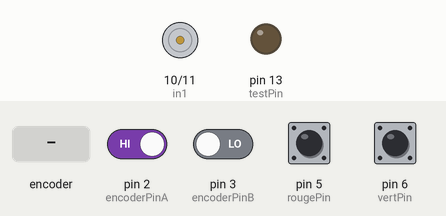
Recording of a sketch running on a simulated Arduino Uno, built with avr-gcc and run on an emulated ATmega328P. Parts: motor-driver pin pairs drawn as motors (green arrow = first pin HIGH = forward, orange = second pin HIGH = backward, longer = more drive, scaled by the enable pin), output pins drawn as LEDs (lit = HIGH). Inputs (shaded band) come from the test bench; at power-on: pin 2 (encoderPinA), pin 5 (rougePin), pin 6 (vertPin) HIGH, pin 3 (encoderPinB) LOW.

Above: at 1.2 s.
1.3 s: rotary encoder on pin 2 (encoderPinA) / pin 3 (encoderPinB) turned 3 steps (first pin leading)
At 2.5 s:
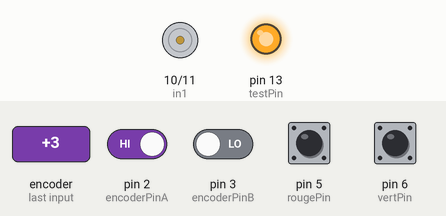
3.4 s: pin 5 (rougePin) pulled LOW for 0.15 s
At 3.47 s:
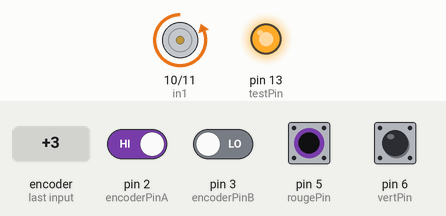
5.0 s: pin 6 (vertPin) pulled LOW for 0.15 s
At 5.07 s:
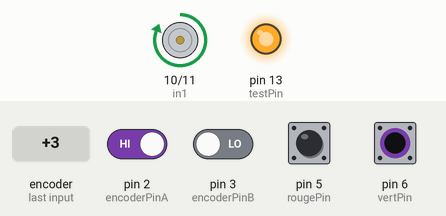
6.6 s: pin 6 (vertPin) pulled LOW for 3.2 s
At 10.8 s:
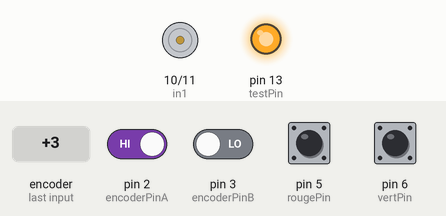
11.3 s: pin 5 (rougePin) pulled LOW for 3.2 s
At 11.9 s:
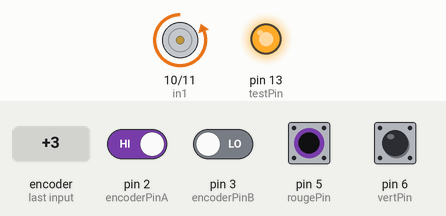
Timing chart, 0 to 16.0 s (numbered marks = the images above; inputs shaded):
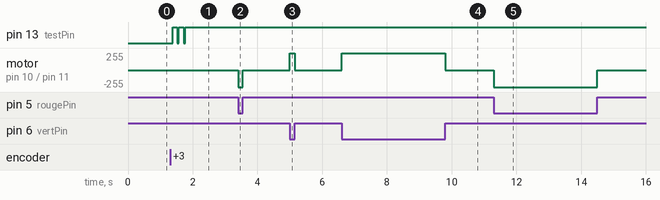

The sketch:

manuel.ino
```cpp
/* -------------------------------------------------------------------------------------------------------------------------
  Pilotage moteur DC avec 2 boutons et un potentiometre

  Le bouton de gauche (rouge) fait tourner le moteur dans un sens, l'autre bouton (vert) dans l'autre sens
  Le potentiomètre permet de régler la vitesse
  Deux ILS gèrent les fin de course (interrupteur NC, ferme, donc 0, car connecte à GND par defaut)
  Le homing se fait sur l'ILS gauche


  Test en cours des interruptions pour récpérer les informations des codeurs du moteur

  ----------------------------------------------------------------------------------------------------------------------------*/


// Connexion du driver moteur L298N aux broches numeriques Arduino
const int enA          =  9;      // Pin PWM enable
const int in1          =  10;     // Pin Moteur 1
const int in2          =  11;     // Pin Moteur 2

const int encoderPinA  =   2;     // Broche signal codeur A
const int encoderPinB  =   3;     // Broche signal codeur B
const int rougePin     =   5;     // Broche signal bouton rouge
const int vertPin      =   6;     // Broche signal bouton vert
int rougeState         =   1;     // Variable de status du bouton rouge
int vertState          =   1;     // Variable de status du bouton vert

int testPin = 13;
int vitesse            =   0;     // Vitesse lue sur le potentiometre

int stateA = 0;
int stateB = 0;
void setup() {


  pinMode(enA,      OUTPUT);
  pinMode(in1,      OUTPUT);
  pinMode(in2,      OUTPUT);

  pinMode(encoderPinA,  INPUT);
  pinMode(encoderPinB,  INPUT);

  pinMode(rougePin, INPUT);
  pinMode(vertPin,  INPUT);
  digitalWrite(rougePin, HIGH);  // Activation pullup interne
  digitalWrite(vertPin,  HIGH);  // Activation pullup interne
  pinMode(testPin, OUTPUT);

}

void loop() {
stateA = digitalRead(encoderPinA);
stateB = digitalRead(encoderPinB);
  if (stateB == HIGH) {
    digitalWrite(testPin, HIGH);
  }
  else {
    digitalWrite(testPin, LOW);
  }
  rougeState = !digitalRead(rougePin);   // On inverse la lecture car on veut le moteur arrete quand la pin est à l'état haut
  vertState  = !digitalRead(vertPin);    // On inverse la lecture car on veut le moteur arrete quand la pin est à l'état haut

  vitesse = 255;
  analogWrite(enA, vitesse);                           // Envoi de la vitesse sur la pin PWM enA

  // Test des boutons
  if (vertState == HIGH) {
    deplacementDroite();
  }
  else if (rougeState == HIGH) {
    deplacementGauche();
  }
  else {
    arretMoteur();
  }
}


// ---------------------------------------------------------------------------------------------------------------------------
void deplacementGauche() {
  // Déplacement vers la gauche du chariot
  digitalWrite(in1, LOW);
  digitalWrite(in2, HIGH);
}

// ---------------------------------------------------------------------------------------------------------------------------
void deplacementDroite() {
  // Déplacement vers la droite du chariot
  digitalWrite(in1, HIGH);
  digitalWrite(in2, LOW);
}

// ---------------------------------------------------------------------------------------------------------------------------
void arretMoteur() {
  // Arret du moteur
  digitalWrite(in1, LOW);
  digitalWrite(in2, LOW);
}
```

Measured:
- after the input at 1.3 s, pin 13 (testPin): alternates HIGH for 0.15 s and LOW for 0.05 s, 5 changes in all, then stays HIGH, starting after 0.08 s
- after the input at 3.4 s, motor on pin 10 (in1) / pin 11 (in2): stopped → backward 255/255 at once, → stopped 0.15 s later
- after the input at 5.0 s, motor on pin 10 (in1) / pin 11 (in2): stopped → forward 255/255 at once, → stopped 0.15 s later
- after the input at 6.6 s, motor on pin 10 (in1) / pin 11 (in2): stopped → forward 255/255 at once, → stopped 3.2 s later
- after the input at 11.3 s, motor on pin 10 (in1) / pin 11 (in2): stopped → backward 255/255 at once, → stopped 3.2 s later
